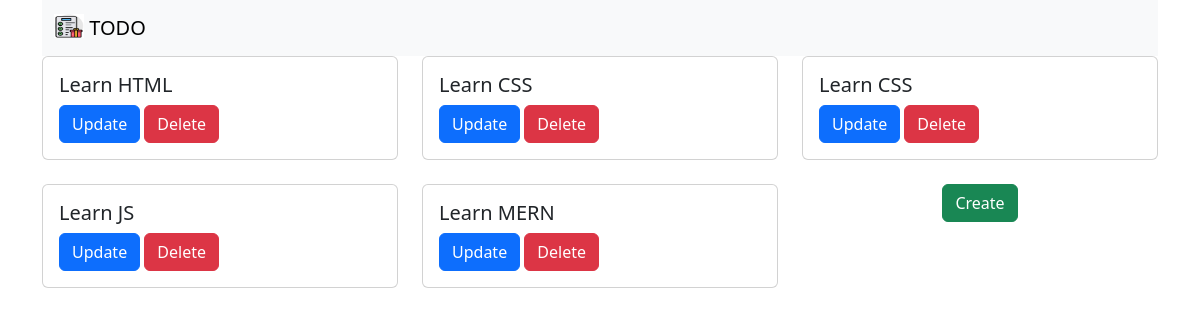
Before: / with the older database file.
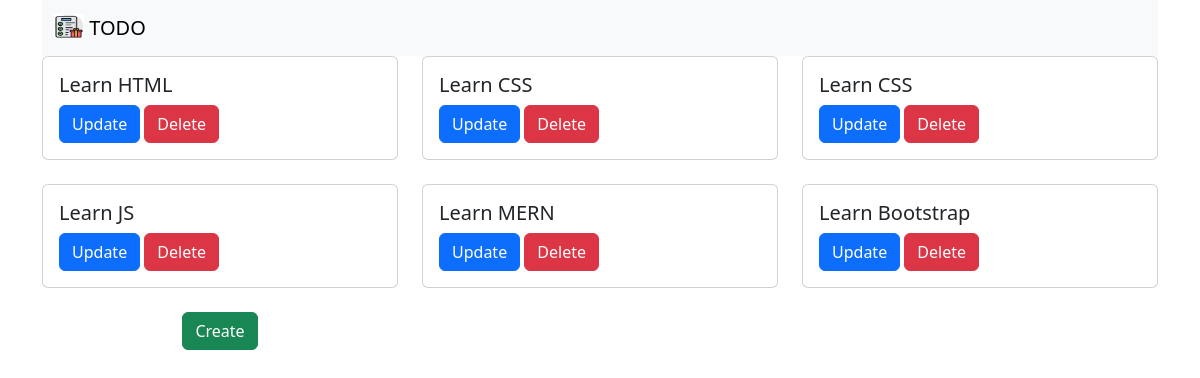
After: the same page with the newer database file.
### todo_app/models.py (models this page shows, shortened)
class Todo(models.Model): #pascalCase
    title = models.CharField(max_length=200) # varchar, char

### todo_app/views.py (the view)
# urls.py: path("", views.todo_list),
def todo_list(request):
    todos = Todo.objects.all()
    return render(
        request,
        "bootstrap/todo_list.html",
        {"todos": todos},
    )

### templates/bootstrap/todo_list.html
{% extends "bootstrap/base.html" %}
{% block content %}
<div class="row row-cols-1 row-cols-md-3 g-4">
    {% for todo in todos %}
    <div class="col">
        <div class="card h-100">
            <div class="card-body">
                <h5 class="card-title">{{ todo.title}}</h5>
                <a href="/update/{{ todo.id }}/" class="btn btn-primary">Update</a>
                <a href="/delete/{{ todo.id }}/" class="btn btn-danger">Delete</a>
            </div>
        </div>
    </div>
    {% endfor %}
    <div class="col text-center">
        <div class="card-body">
            <a href="/create/" class="btn btn-success">Create</a>
        </div>
    </div>
</div>
{% endblock content %}

### templates/bootstrap/base.html (shortened to what this page needs)
{% load static %}
<!doctype html>
<html lang="en">
<head>
    <link href="{% static 'css/bootstrap.min.css' %}" rel="stylesheet" >
</head>
<body>
    <div class="container">
        <nav class="navbar bg-body-tertiary">
            <div class="container-fluid">
                <a class="navbar-brand" href="/">
                    <img src="{% static 'img/logo.jpg' %}"
                        alt="Logo" width="30" height="24" class="d-inline-block align-text-top">
                    TODO
                </a>
            </div>
        </nav>
        {% block content %}
        {% endblock content %}
    </div>

Changed rows visible on the page:
added Todo: title "Learn Bootstrap"
